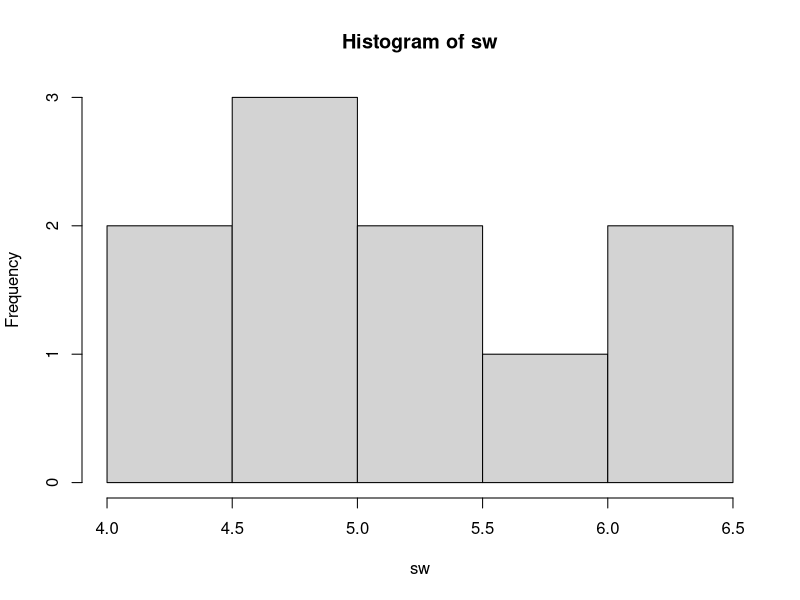

Source code (R):
# P1_code.R
# Exercise: Maximum Likelihood Estimation
# Prof. Tim Fraser

# This tutorial will introduce you to Fitting Distribution Parameters in R, 
# teaching you how to use the fitdistr() function from the MASS package in R.
#
# This training continues on our previous work on Descriptive Statistics. 
# Often, we might want to approximate statistics describing the shape of 
# distributions, but there may not be a clear analytical method (eg. method 
# of moments) to do so. We can use the power of optimization to help us 
# instead, using a brute-force method to find the value most likely to be the 
# statistic that actually fits our distribution. We can ask R to compute the 
# values of those statistics using the MASS package's fitdistr().
#
# Please open up your project on Posit.Cloud, for our Github class repository
# (https://github.com/timothyfraser/sysen). Start a new R script 
# (File >> New >> R Script). Save the R script as P1_code.R. And let's get started!

# install.packages(c("dplyr", "MASS"))


# 1. Getting Started #######################################

# Load dplyr, which contains most data wrangling functions
library(dplyr)

# Load the fitdistr() function directly from the MASS package. 
# We'll do this, rather than loading the whole MASS package, because MASS 
# will cancel out some dplyr functions that share the same names otherwise. 
# See how fitdistr has now shown up in your environment as a function?
fitdistr = MASS::fitdistr

# As our raw data, let's use our vector of seawall heights sw. 
# Its raw distribution can be visualized with hist(sw).

# Let's remake again our vector of seawall heights
sw <- c(4.5, 5, 5.5, 5, 5.5, 6.5, 6.5, 6, 5, 4)
hist(sw)


# 2. Example: Exponential Distribution #######################################

# We have our vector of seawall heights sw. We have 2 main ways of 
# calculating statistics that describe the distribution of sw. These include 
# an analytical approach (method of moments) and a brute-force approach 
# (maximum likelihood estimation).
#
# PDF = f(t) = lambda * e^(-lambda * t)
# lambda = inverse mean = rate
# 
# - In the analytical approach (method of moments), 
#   we may use formula that have been derived by mathematicians to 
#   describe the parameters of a particular distribution.
#
# - In the brute-force approach (maximum likelihood estimation), we use a 
#   secondary parameter called likelihood to find the parameter values most 
#   likely to fit your data. We say, if the parameter had value A (for 
#   example), what's the joint probability (likelihood) of finding your 
#   observed values (sw) in a distribution with that trait A? We use maximum 
#   likelihood estimation to iteratively test various different values for 
#   parameter A, and choose the value that provides the highest likelihood - 
#   a.k.a. the maximum likelihood.
#
# Note: Remember: a parameter is a single number that describes a full 
# population. A statistic is a single number that describes a sample. This 
# key difference aside, the terms are largely interchangeable.
#
# Let's use the exponential distribution as a helpful example. It has one 
# parameter - rate (also known as lambda), describing 1/mean.
#
# Let's calculate the rate parameter a few ways, using (1) the method of 
# moments, (2) maximum likelihood estimation (MLE) using fitdistr(), and 
# (3) maximum likelihood estimation (MLE) using optim().


# 2.1. Method of Moments #######################################

# Let's use the method of moments to find the inverse mean
1 / (sum(sw) / length(sw))
# Equivalent to...
1 / mean(sw)


# 2.2. MLE with fitdistr() #######################################

# Let's ask fitdistr to run maximum likelihood estimation.
#
# Maximum likelihood estimation requires a benchmark distribution to compare 
# against, so we need to specify the distribution type as densfun = [type name]. 
# In this case, let's do exponential. (See a list of supported distributions using 
# ?MASS::fitdistr)

# f(t) = lambda * exp(-t*lambda)
sw %>% MASS::fitdistr(densfun = "exponential")

# Pretty darn similar to the value we got from the method of moments, right?


# 2.3. MLE with optim() #######################################

# Alternatively, we could run maximum likelihood estimation manually, using 
# optim(). optim() is R's built in optimization function. The key idea is this:
#
# dexp(x = 2, rate = 0.1) gives the probability of the value x = 2 showing up 
# in an exponential distribution characterized by a parameter rate = 0.1.

# f(t) = lambda * exp(-t*lambda)
dexp(x = 2, rate = 0.1)
# 0.1 * exp(-2*0.1)

# dexp(x = sw, rate = 0.1) gives the probabilities for each value of x if they 
# showed up in an exponential distribution characterized by a parameter 
# rate = 0.1.

# You can also pipe the values of x into dexp() like this
sw %>% dexp(rate = 0.1)

# The joint probability of these values of x occurring together is called the 
# likelihood. We can take the product using prod().

# Let's get the likelihood of these values...
sw %>% dexp(rate = 0.1) %>% prod()

# Likelihood tend to be very small numbers, so a helpful trick is to calculate 
# the log-likelihood instead, meaning the sum of logged probabilities.

# See how these two processes produce the same output?
# Get the log of probabilities multiplied together...
sw %>% dexp(rate = 0.1) %>% prod() %>% log()
# Get the sum of logged probabilities...
sw %>% dexp(rate = 0.1) %>% log() %>% sum()
# They're equivalent

# Then, we write up a short function called loglikelihood(), including two 
# inputs (1) par and (2) our data x. I added an example value 0.1 to par just 
# as a reminder for what it means.

loglikelihood = function(par = 0.1, x){ 
  dexp(x = x, rate = par) %>% log() %>% sum()   
}
# Try it!
loglikelihood(par = 0.1, x = sw)
loglikelihood(par = 0.18, x = sw)
loglikelihood(par = 0.2, x = sw)
loglikelihood(par = 0.3, x = sw)
loglikelihood(par = 0.21, x = sw)
loglikelihood(par = 0.22, x = sw)
loglikelihood(par = 0.3, x = sw)


# Finally, we run an optimizer using optim(), supplying a starting value for 
# search par = 0.1, our raw data x, and our function loglikelihood. We want to 
# maximize the loglikelihood, but optim() minimizes by default, so we'll say, 
# control = list(fnscale = -1) to flip the scale.

optim(par = c(0.1), x = sw, fn = loglikelihood, control = list(fnscale = -1))

# Compare the final parameter value against fitdistr's results! They're about 
# the same.

fitdistr(x = sw, densfun = "exponential")

# Voila! You made your own maximum likelihood estimator manually. Certainly, 
# optim() was a little more time consuming, but now you know how fitdistr truly 
# works inside!


# 3. Applications #######################################

# Let's try applying the same general approach with fitdistr to other 
# distributions.


# 3.1. Normal Distribution #######################################

# What parameter values would best describe our distribution's shape, if this 
# data were from a normal distribution? Remember, normal distributions have 
# a mean and a sd.

# Method of Moments
sw %>% mean()
sw %>% sd()
# Maximum Likelihood Estimation
sw %>% fitdistr(densfun = "normal")


# 3.2. Poisson Distribution #######################################

# What parameter values would best describe our distribution's shape, if this 
# data were from a Poisson distribution? Remember, poisson distributions have 
# a lambda parameter describing the mean.

# Method of moments
sw %>% mean()
# Maximum Likelihood Estimation
sw %>% fitdistr(densfun = "poisson")


# 3.3. Gamma Distribution #######################################

# What parameter values would best describe our distribution's shape, if this 
# data were from a Gamma distribution? Remember, gamma distributions have a 
# shape parameter approximately equal to mean^2/variance and a scale parameter 
# approximately equal to variance/mean.

# Method of Moments
# For shape, we want the rate of how much greater the mean-squared is than 
# the variance.
mean(sw)^2 / var(sw)

# For rate, we like to get the inverse of the variance divided by the mean.
1 / (var(sw) / mean(sw) )

# Maximum Likelihood Estimation
sw %>% fitdistr(densfun = "gamma")


# 3.4. Weibull Distribution #######################################

# What parameter values would best describe our distribution's shape, if this 
# data were from a Weibull distribution? Remember, weibull distributions have 
# a shape parameter and a scale parameter. (But we can't easily use the method 
# of moments here right now.)

# Estimate the shape and scale parameters for a weibull distribution
sw %>% fitdistr(densfun = "weibull")


# 4. Learning Check 1 #######################################

# Question:
#
# You've been recruited to evaluate the frequency of Corgi sightings in the 
# Ithaca Downtown. A sample of 10 students each reported the number of corgis 
# they saw last Tuesday in town. Calculate the statistics summarizing each 
# distribution, if it were a normal, poisson, exponential, gamma, or weibull 
# distribution. Please use fitdistr for all your calculations.
#
# Beth saw 5, Javier saw 1, June saw 10(!), Tim saw 3, Melanie saw 4, 
# Mohammad saw 3, Jenny say 6, Yosuke saw 4, Jimena saw 5, and David saw 2.
#
# ----------------------------------------------------------------------------
# View Answer!
# ----------------------------------------------------------------------------

# First, let's make the data.

# Make distribution of Corgis
corgi <- c(5, 1, 10, 3, 4, 3, 6, 4, 5, 2)

# Next, let's compute the estimated statistics using maximum likelihood 
# estimation.

# Compute statistics for each distributions
corgi %>% fitdistr(densfun = "normal")
corgi %>% fitdistr(densfun = "poisson")
corgi %>% fitdistr(densfun = "exponential")
corgi %>% fitdistr(densfun = "gamma")
corgi %>% fitdistr(densfun = "weibull")


# 5. Conclusion #######################################

# Congratulations! You now know how to use fitdistr() to approximate the 
# parameters for a dataset, assuming various different types of distributions. 
# You also learned maximum likelihood estimation, the core technique underneath 
# fitdistr(), and how to perform it manually using optim(). Great work!

# Clean up workspace (optional)
rm(list = ls())
